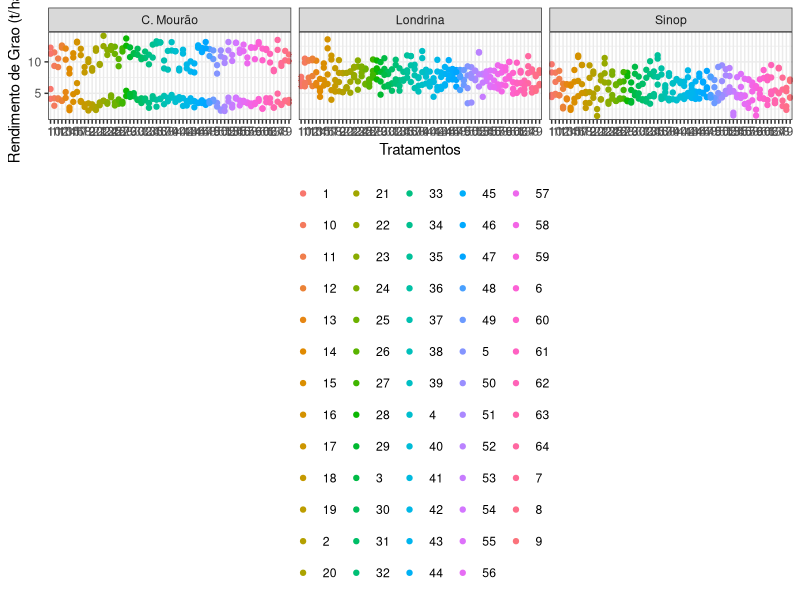

R code for this plot:
# Análise conjunta para grupos de experimentos casualizados em blocos
library(readxl)

dados <- read_excel("first analysis.xlsx")
str(dados)

library(dplyr)
dados <- dados %>%
  mutate(Block = as.character(Block), 
         Treat = as.character(Treat), 
         Name_city = as.character(Name_city),
         Grain_yield = as.numeric(Grain_yield, na.rm = TRUE))
str(dados)
colnames(dados)

library(ggplot2)
          ggplot(dados,
               aes(x = Treat,
                   y = Grain_yield,
                   color = Treat)) + 
          geom_point() +
          facet_wrap(~Name_city) +
          xlab("Tratamentos") +
          ylab("Rendimento de Grao (t/ha)") +
          theme_bw() +
          theme(legend.position = "bottom",
                legend.direction = "horizontal",
                legend.title = element_blank())
          
